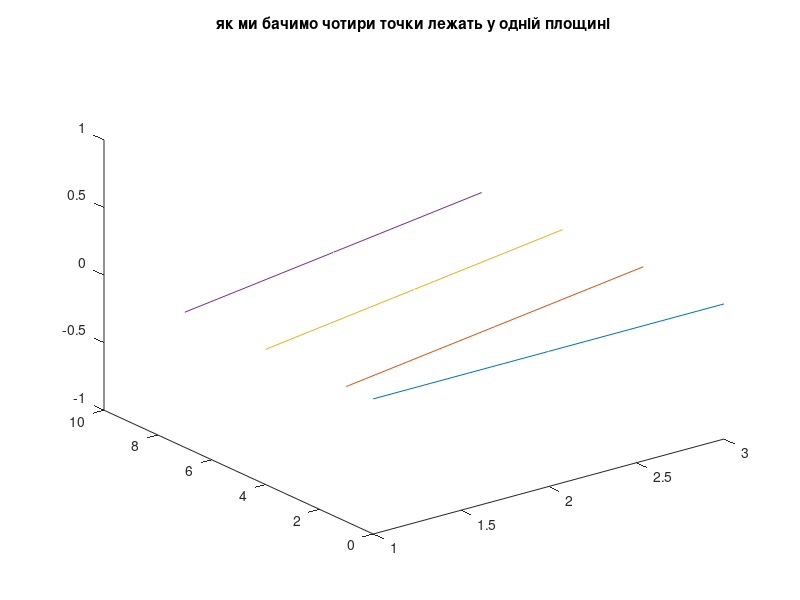

MATLAB code for this plot:
clc
function illumination = mixedProduct(vec1, vec2, vec3);
  illumination = dot(vec1, cross(vec2, vec3));
  quiver3(0,0,0,vec1(1),vec1(2), vec1(3));
  hold on;
  quiver3(0,0,0,vec2(1),vec2(2), vec2(3));
  hold on;
  quiver3(0,0,0,vec3(1),vec3(2), vec3(3));
  title(sprintf('Мішаний добуток векторів = %d', illumination));
  pause(3);
  hold off;
  close;
endfunction


function result = isComp(vec1, vec2, vec3);
  result = "Вектори НЕ компланарні";
  if dot(vec1, cross(vec2, vec3)) == 0
    result = "Вектори компланарні";
  endif;
  quiver3(0,0,0,vec1(1),vec1(2), vec1(3));
  hold on;
  quiver3(0,0,0,vec2(1),vec2(2), vec2(3));
  hold on;
  quiver3(0,0,0,vec3(1),vec3(2), vec3(3));
  title(sprintf('як ми бачимо %s', result))
  pause(3);
  hold off;
  close;
endfunction;

function result = sameSpace(dot1, dot2, dot3, dot4);
  vec1 = dot2 - dot1;
  vec2 = dot3 - dot1;
  vec3 = dot4 - dot1;
  result = "чотири точки НЕ лежать у одній площині";
  if dot(vec1, cross(vec2, vec3)) == 0;
    result = "чотири точки лежать у одній площині";
  endif;
  plot3(dot1);
  hold on;
  plot3(dot2);
  hold on;
  plot3(dot3);
  plot3(dot4);
  title(sprintf('як ми бачимо %s', result))
  pause(3);
  hold off;
  close;
endfunction;

vecC1 = [1, 2, 3];
vecC2 = [4, 5, 6];
vecC3 = [7, 8, 9];

vecP1 = [1, 2, 3];
vecP2 = [4, 5, 6];
vecP3 = [7, 8, 9];

dot1 = [0 0 0];
dot2 = [1 2 3];
dot3 = [4 5 6];
dot4 = [7 8 9];

disp(mixedProduct(vecP1, vecP2, vecP3));


disp(isComp(vecC1, vecC2, vecC3));



disp(sameSpace(dot1, dot2, dot3, dot4));



